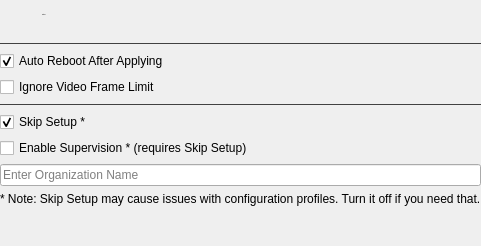
         <widget class="QWidget" name="settingsPage">
          <layout class="QVBoxLayout" name="verticalLayout_6">
           <property name="leftMargin">
            <number>0</number>
           </property>
           <property name="topMargin">
            <number>0</number>
           </property>
           <property name="rightMargin">
            <number>0</number>
           </property>
           <property name="bottomMargin">
            <number>0</number>
           </property>
           <item>
            <widget class="QWidget" name="horizontalWidget_6" native="true">
             <layout class="QHBoxLayout" name="horizontalLayout_13">
              <property name="spacing">
               <number>10</number>
              </property>
              <property name="leftMargin">
               <number>0</number>
              </property>
              <property name="topMargin">
               <number>9</number>
              </property>
              <property name="rightMargin">
               <number>0</number>
              </property>
              <property name="bottomMargin">
               <number>0</number>
              </property>
              <item>
               <widget class="QToolButton" name="toolButton_7">
                <property name="enabled">
                 <bool>true</bool>
                </property>
                <property name="styleSheet">
                 <string notr="true">QToolButton {
	icon-size: 24px;
	background-color: transparent;
	padding-left: 0px;
	padding-right: 5px;
	border-radius: 0px;
}</string>
                </property>
                <property name="icon">
                 <iconset resource="../resources.qrc">
                  <normaloff>:/icon/gear.svg</normaloff>:/icon/gear.svg</iconset>
                </property>
               </widget>
              </item>
              <item>
               <widget class="QWidget" name="verticalWidget_4" native="true">
                <layout class="QVBoxLayout" name="verticalLayout_9">
                 <property name="spacing">
                  <number>6</number>
                 </property>
                 <property name="leftMargin">
                  <number>0</number>
                 </property>
                 <property name="topMargin">
                  <number>0</number>
                 </property>
                 <property name="rightMargin">
                  <number>0</number>
                 </property>
                 <property name="bottomMargin">
                  <number>0</number>
                 </property>
                 <item>
                  <widget class="QLabel" name="pageLbl">
                   <property name="font">
                    <font>
                     <pointsize>-1</pointsize>
                     <bold>false</bold>
                    </font>
                   </property>
                   <property name="text">
                    <string>Settings</string>
                   </property>
                  </widget>
                 </item>
                 <item>
                  <spacer name="verticalSpacer_17">
                   <property name="orientation">
                    <enum>Qt::Vertical</enum>
                   </property>
                   <property name="sizeType">
                    <enum>QSizePolicy::Fixed</enum>
                   </property>
                   <property name="sizeHint" stdset="0">
                    <size>
                     <width>20</width>
                     <height>16</height>
                    </size>
                   </property>
                  </spacer>
                 </item>
                </layout>
               </widget>
              </item>
              <item>
               <spacer name="horizontalSpacer_7">
                <property name="orientation">
                 <enum>Qt::Horizontal</enum>
                </property>
                <property name="sizeHint" stdset="0">
                 <size>
                  <width>40</width>
                  <height>20</height>
                 </size>
                </property>
               </spacer>
              </item>
             </layout>
            </widget>
           </item>
           <item>
            <widget class="Line" name="line_2">
             <property name="styleSheet">
              <string notr="true">QFrame {
	color: #414141;
}</string>
             </property>
             <property name="frameShadow">
              <enum>QFrame::Plain</enum>
             </property>
             <property name="orientation">
              <enum>Qt::Horizontal</enum>
             </property>
            </widget>
           </item>
           <item>
            <widget class="QCheckBox" name="autoRebootChk">
             <property name="text">
              <string>Auto Reboot After Applying</string>
             </property>
             <property name="checked">
              <bool>true</bool>
             </property>
            </widget>
           </item>
           <item>
            <widget class="QCheckBox" name="ignoreFrameLimitChk">
             <property name="text">
              <string>Ignore Video Frame Limit</string>
             </property>
            </widget>
           </item>
           <item>
            <widget class="Line" name="line">
             <property name="styleSheet">
              <string notr="true">QFrame {
	color: #414141;
}</string>
             </property>
             <property name="frameShadow">
              <enum>QFrame::Plain</enum>
             </property>
             <property name="orientation">
              <enum>Qt::Horizontal</enum>
             </property>
            </widget>
           </item>
           <item>
            <widget class="QCheckBox" name="skipSetupChk">
             <property name="text">
              <string>Skip Setup *</string>
             </property>
             <property name="checked">
              <bool>true</bool>
             </property>
            </widget>
           </item>
           <item>
            <widget class="QCheckBox" name="supervisionChk">
             <property name="text">
              <string>Enable Supervision * (requires Skip Setup)</string>
             </property>
            </widget>
           </item>
           <item>
            <widget class="QLineEdit" name="supervisionOrganization">
             <property name="placeholderText">
              <string>Enter Organization Name</string>
             </property>
            </widget>
           </item>
           <item>
            <widget class="QLabel" name="label">
             <property name="text">
              <string>* Note: Skip Setup may cause issues with configuration profiles. Turn it off if you need that.</string>
             </property>
            </widget>
           </item>
           <item>
            <spacer name="verticalSpacer_3">
             <property name="orientation">
              <enum>Qt::Vertical</enum>
             </property>
             <property name="sizeHint" stdset="0">
              <size>
               <width>20</width>
               <height>40</height>
              </size>
             </property>
            </spacer>
           </item>
          </layout>
         </widget>
